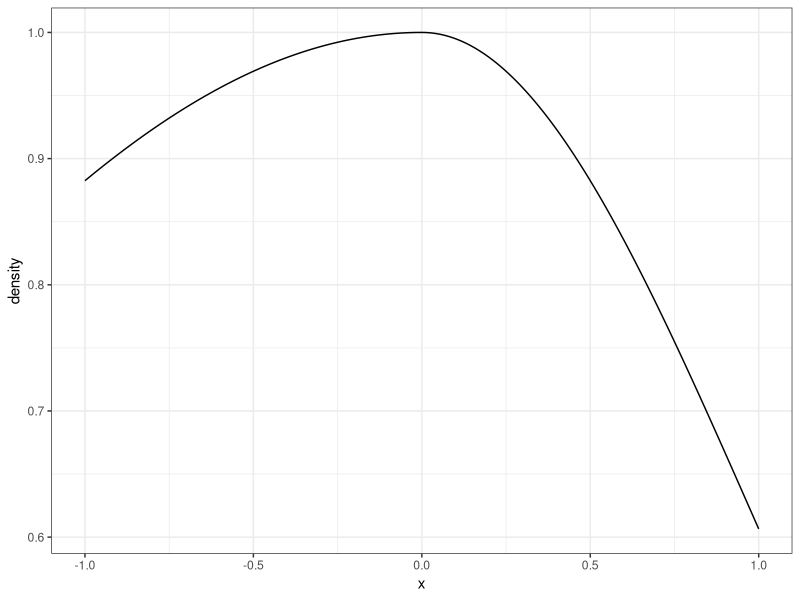
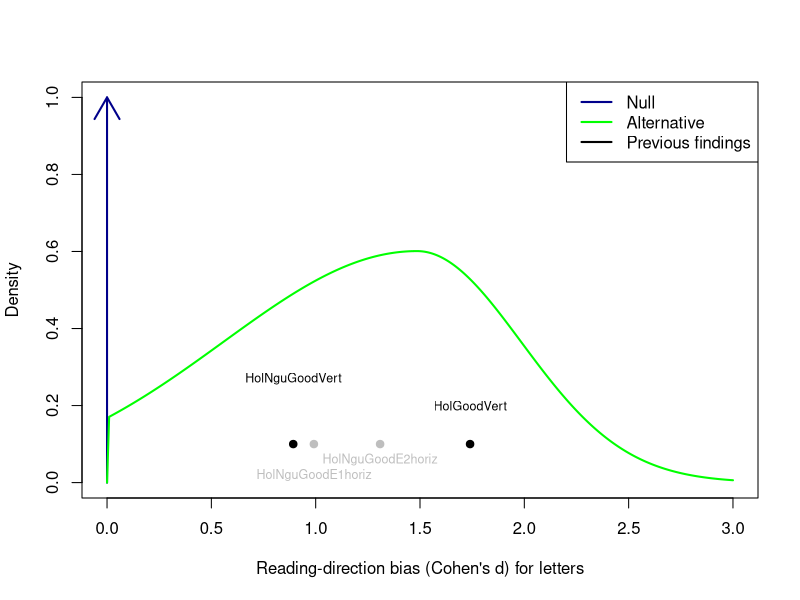
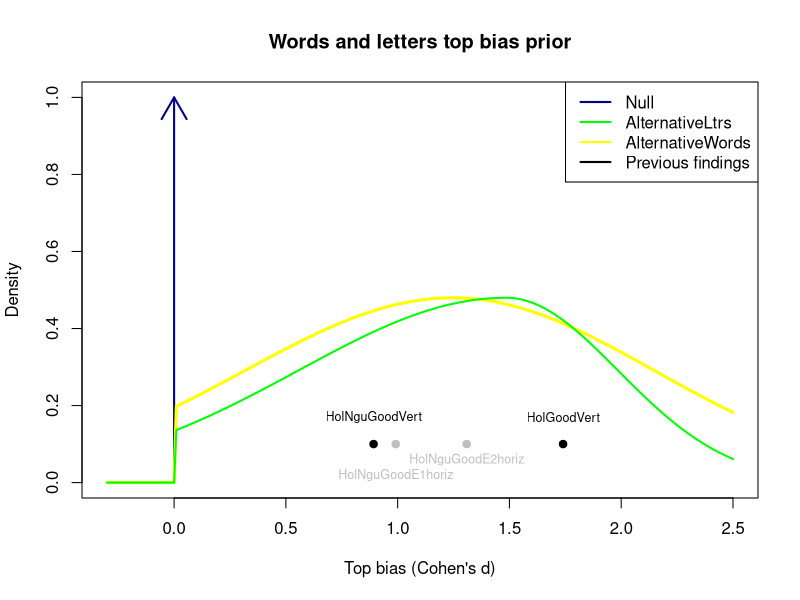
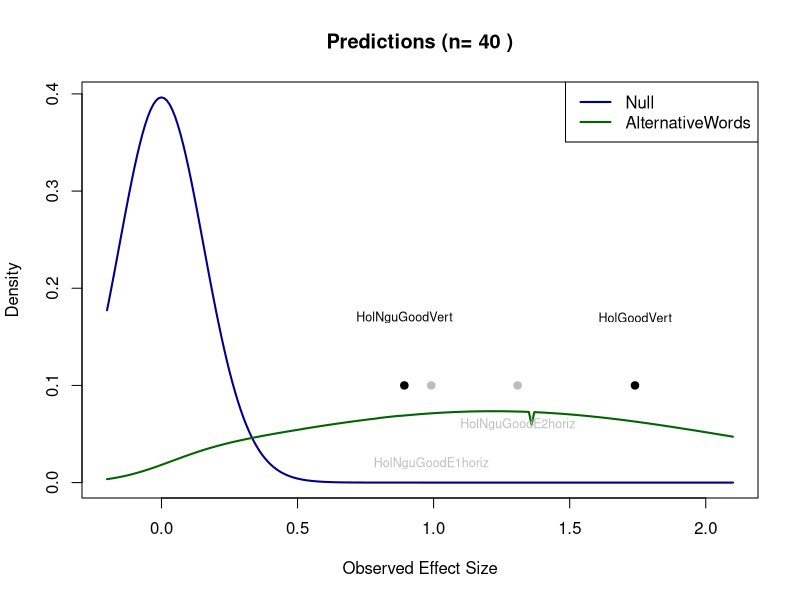

The R script that drew these images, in order:
## ---- chunk 1
knitr::opts_chunk$set(echo = TRUE)
## ---- chunk 2
#E1, E2 refers to Holcombe Nguyen Goodbourn E1, E2
E1n<- 16
#Raw effect size plus standard error and sd
P1E1canonical=.23;  P1E1c_se = .058; P1E1c_sd = P1E1c_se * sqrt(E1n)
P1E1reversed= .062;  P1E1r_se = .07; P1E1r_sd = P1E1r_se * sqrt(E1n)
#To calculate sd of the bias diff, consider that the variances sum,
#therefore first sum the variances then convert back to standard deviation
#Although only true for *independent* random variables and these unlikely to be totally independent

E2n<- 24
P1E2canonical=.218; P1E2c_se =.034; P1E2c_sd= P1E2c_se * sqrt(E2n)
P1E2inverted=.017; P1E2i_se =.049; P1E2i_sd = P1E2i_se * sqrt(E2n)

P1E2vertUpright=.188; P1E2vu_se=.043; P1E2vu_sd = P1E2vu_se * sqrt(E2n)
P1E2vertInverted= -.07; P1E2vi_se=.049; P1E2vi_sd = P1E2vi_se * sqrt(E2n)

cohensDsHoriz<-c(P1E1canonical/P1E1c_sd,
                 P1E2canonical/P1E2c_sd) 
cohensDsHorizLabels<-c("HolNguGoodE1horiz","HolNguGoodE2horiz")
## ---- chunk 3
#Figure 4a
#Looks like for HolcombeNguyenGoodbourn the effect size calculations above are all of the difference scores, not the individual sides
# vertical difference d = 1.74, 95% CI [0.30, 0.50].  This is taken straight from the results section.
HolGoodVertCohensD = 1.74

## ---- chunk 4


cohensDs<-c(HolGoodVertCohensD,
            P1E2vertUpright / P1E2vu_sd) 
print(cohensDs)
cohensDslabels<-c("HolGoodVert", "HolNguGoodVert")
meanCohensD<-cohensDs[[1]]*.7 + cohensDs[[2]]*.3  #mean(cohensDs)

modalEffectLtrs = meanCohensD
## ---- chunk 5
wordHandicap=.84
## ---- chunk 6
wordPredictedCohensD<- meanCohensD * wordHandicap
## ---- chunk 7
sigmaLeft =.93
sigmaRight = .5
## ---- chunk 8
#Create doubleGaussian ,and vectorize it because common functions like plot require it , otherwise you have to use mapply

doubleGaussian = function(xs, mean,sdLeft,sdRight) {
  #print(length(x))  # Most plotting functions send this a million numbers rather than one
  #A double gaussian is two half-gaussians with different sigmas. But to make them match up, I have to calculate the peak height of each and then rescale. The peak height is of course its value at the mean. I will scale each so that it peaks at 1.
  #It will then be rescaled later to make it a proper density function that integrates to 1.
  leftXs <- xs[xs<=mean]
  rightXs <- xs[xs>mean]
  Ys<-c()
  if (length(leftXs) >0) {
    leftPeakHeight = dnorm(mean,mean,sdLeft)
    Ys <- dnorm(leftXs,mean,sdLeft) / leftPeakHeight
  }
  if (length(rightXs) >0) {
    rightPeakHeight = dnorm(mean,mean,sdRight)
    rightYs <- dnorm(rightXs,mean,sdRight) / rightPeakHeight
    Ys <- c(Ys,rightYs)
  }
  Ys
}

myDoubleGaussian = function(x) {
  doubleGaussian(x,0,2,1)
}

#Test that myDoubleGaussian is working.

myDoubleGaussian(3)
## ---- chunk 9

#My doubleGaussian function is not vectorized so I can't use normal way of plotting. Maybe I should vectorize, but that would be a good deal of work.
#https://stackoverflow.com/questions/44730774/how-to-use-custom-functions-in-mutate-dplyr

library("dplyr")
df <- data.frame(x=seq(-1,1,.01))
#df<- df %>% mutate(density=  mapply(function(x) myDoubleGaussian(x), x))
df<- df %>% mutate(density=myDoubleGaussian(x))

library('ggplot2')
ggplot(df, aes(x=x,y=density)) + geom_line() + xlab("x") +theme_bw()
## ---- chunk 10

#Set up my prior, a double Gaussian, making it a function of just one parameter, the x value
doubleGaussianLtrs = function(x) {
  doubleGaussian(x,modalEffectLtrs,sigmaLeft,sigmaRight)
}
## ---- chunk 11
#Specify hypothesis, technically alternative hypothesis (up to constant of proportionality) for letters
lo=0 #lower bound of support
hi=Inf #upper bound of support

#Define integrable prior - must be function of only the integrand
altHypothesisLtrs=function(delta) {
  y= doubleGaussianLtrs(delta)
  y=y*as.integer(delta>lo)*as.integer(delta<hi) #multiply by zero if outside of support
}

## ---- chunk 12
#Normalize alternative density in case is not already
#Calculate normalization factor - fraction to multiply prior by so it will integrate to 1
K=1/integrate(altHypothesisLtrs,lower=lo,upper=hi)$value 

#Thus final prior is the normalized function
priorLtrs=function(delta) K*altHypothesisLtrs(delta)
## ---- chunk 13
dDomain=seq(0,3,.01) #density domain

#Plot Alternative as a density and Null as a point arrow
maxAlt = priorLtrs(modalEffectLtrs) #maxAlt=max(priorLtrs(dDomain))

plot(dDomain,priorLtrs(dDomain),typ='n',xlab="Reading-direction bias (Cohen's d) for letters",ylab="Density",ylim=c(0,max(1,1.4*maxAlt)),main=)
#typ 'n' means invisible, and it's the lines command that actually plots the points.
arrows(0,0,0,1,col='darkblue',lwd=2)
lines(dDomain,priorLtrs(dDomain),col='green',lwd=2)
legend("topright",legend=c("Null","Alternative","Previous findings"),col=c('darkblue','green','black'),lwd=2)
points(cohensDs, rep(.1,length(cohensDs)),pch=19) #plot previous vertical effect sizes
text(cohensDs, c(.2,.27), cohensDslabels,cex=.75)

points(cohensDsHoriz, rep(.1,length(cohensDsHoriz)),pch=21,col="grey",bg="grey") #plot previous horizontal arrangement effect sizes
text(cohensDsHoriz, c(.02,.06), cohensDsHorizLabels,cex=.75, col="grey")

## ---- chunk 14
sigmaLeftWords = sigmaLeft
sigmaRightWords = 0.9
## ---- chunk 15
#Specify hypothesis, technically alternative hypothesis (up to constant of proportionality) for words

#Set up mhy prior, a double Gaussian, making it a function of just one parameter, the x value
myDoubleGaussian = function(x) {
  doubleGaussian(x,wordPredictedCohensD,sigmaLeftWords,sigmaRightWords)
}

#Specify hypothesis, technically alternative hypothesis (up to constant of proportionality) for letters
lo=0 #lower bound of support
hi=Inf #upper bound of support

#Define integrable prior - must be function of only the integrand
altHypothesis=function(delta) {
  y= myDoubleGaussian(delta)
  y=y*as.integer(delta>lo)*as.integer(delta<hi) #multiply by zero if outside of support
}

#Normalize alternative density in case is not already
#Calculate normalization factor - fraction to multiply prior by so it will integrate to 1
K=1/integrate(altHypothesis,lower=lo,upper=hi)$value 

#Thus final prior is the normalized function
priorWords=function(delta) K*altHypothesis(delta)
## ---- chunk 16

#delta=seq(-.2,1.2,.01)

dDomain=seq(-.3,2.5,.01)

#Plot Alternative as a density and Null as a point arrow
maxAlt=max(priorWords(dDomain))
plot(dDomain,priorWords(dDomain),typ='n',xlab="Top bias (Cohen's d)",ylab="Density",ylim=c(0,1),main="Words and letters top bias prior")
arrows(0,0,0,1,col='darkblue',lwd=2)
lines(dDomain,priorWords(dDomain),col='yellow',lwd=3)
lines(dDomain,priorLtrs(dDomain),col='green',lwd=2)

legend("topright",legend=c("Null","AlternativeLtrs","AlternativeWords","Previous findings"),col=c('darkblue','green','yellow','black'),lwd=2)

points(cohensDs, rep(.1,length(cohensDs)),pch=19) #plot previous vertical effect sizes
text(cohensDs, c(.17,.17), cohensDslabels,cex=.75)

points(cohensDsHoriz, rep(.1,length(cohensDsHoriz)), pch=21,col="grey",bg="grey") #plot previous horizontal arrangement effect sizes
text(cohensDsHoriz, c(.02,.06), cohensDsHorizLabels, cex=.75, col="grey")
## ---- chunk 17
nullPredF=function(obs,N) {
  dt(sqrt(N)*obs,N-1)
}
## ---- chunk 18
obs<-seq(-.2,2.1,.01)
numSs<- 40
nullPred<- nullPredF(obs,numSs)
## ---- chunk 19
altPredIntegrand = function(delta,obs,N) {
  dt( sqrt(N)*obs, N-1, sqrt(N)*delta ) * priorWords(delta)
}

#For a particular effect size, obs, and a particular number of participants, calcuate the likelihood of it
altPredF = function(obs,N) {
  integrate( altPredIntegrand, lower=lo, upper=hi, obs=obs, N=N )$value
}
## ---- chunk 20
I=length(obs)
altPred=1:I #Place to put the likelihoods
for (i in 1:I) {
  altPred[i]=altPredF(obs[i],numSs)
}
## ---- chunk 21

top=max(altPred,nullPred)
tit<- paste('Predictions (n=',numSs,')')
plot(type='l',obs,nullPred,ylim=c(0,top),xlab="Observed Effect Size",ylab="Density",main=tit,col='darkblue',lwd=2)
lines(obs,altPred,col='darkgreen',lwd=2)
legend("topright",legend=c("Null","AlternativeWords"),col=c('darkblue','darkgreen'),lwd=2)
points(cohensDs, rep(.1,length(cohensDs)),pch=19) #plot previous vertical effect sizes
text(cohensDs, c(.17,.17), cohensDslabels,cex=.75)

points(cohensDsHoriz, rep(.1,length(cohensDsHoriz)), pch=21,col="grey",bg="grey") #plot previous horizontal arrangement effect sizes
text(cohensDsHoriz, c(.02,.06), cohensDsHorizLabels, cex=.75, col="grey")
